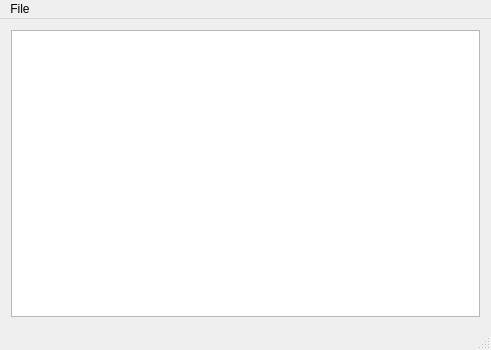
<?xml version="1.0" encoding="UTF-8"?>
<ui version="4.0">
 <class>MainWindow</class>
 <widget class="QMainWindow" name="MainWindow">
  <property name="geometry">
   <rect>
    <x>0</x>
    <y>0</y>
    <width>491</width>
    <height>350</height>
   </rect>
  </property>
  <property name="windowTitle">
   <string>MainWindow</string>
  </property>
  <widget class="QWidget" name="centralWidget">
   <layout class="QVBoxLayout" name="verticalLayout">
    <item>
     <widget class="QTextEdit" name="textEdit"/>
    </item>
   </layout>
  </widget>
  <widget class="QMenuBar" name="menuBar">
   <property name="geometry">
    <rect>
     <x>0</x>
     <y>0</y>
     <width>491</width>
     <height>25</height>
    </rect>
   </property>
   <widget class="QMenu" name="menuFile">
    <property name="title">
     <string>File</string>
    </property>
    <addaction name="actionExit"/>
   </widget>
   <addaction name="menuFile"/>
  </widget>
  <widget class="QStatusBar" name="statusBar"/>
  <action name="actionExit">
   <property name="text">
    <string>Exit</string>
   </property>
  </action>
 </widget>
 <layoutdefault spacing="6" margin="11"/>
 <resources/>
 <connections>
  <connection>
   <sender>actionExit</sender>
   <signal>triggered()</signal>
   <receiver>MainWindow</receiver>
   <slot>close()</slot>
   <hints>
    <hint type="sourcelabel">
     <x>-1</x>
     <y>-1</y>
    </hint>
    <hint type="destinationlabel">
     <x>245</x>
     <y>174</y>
    </hint>
   </hints>
  </connection>
 </connections>
</ui>
